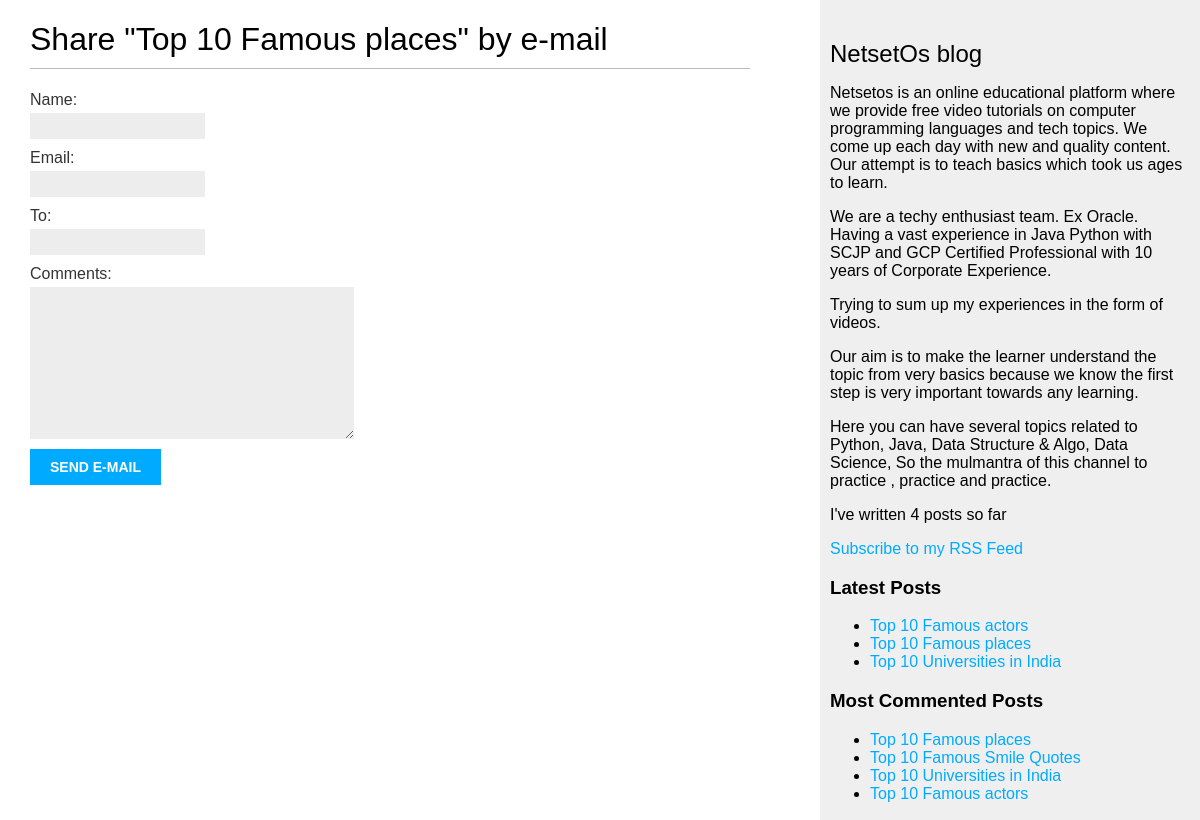
/blog/3/share/, run on the app's committed database.
### blog/models.py (models this page shows, shortened)
class Post(models.Model):
    STATUS_CHOICES= ( ('draft','Draft'),('published','Published'),
                      )
    title = models.CharField(max_length=250)
    slug = models.SlugField(max_length=250, unique_for_date='publish')
    author = models.ForeignKey(User,on_delete=models.CASCADE,related_name='blog_posts')
    body = models.TextField()
    publish = models.DateTimeField(default=timezone.now)
    created = models.DateTimeField(auto_now_add=True)
    updated = models.DateTimeField(auto_now=True)
    status = models.CharField(max_length=10,choices=STATUS_CHOICES,default='draft')
    objects = models.Manager()
    published = PublishedManager()
    tags = TaggableManager()
    def get_absolute_url(self):
        return reverse('blog:post_detail',
                    args=[self.publish.year,
                          self.publish.month,
                          self.publish.day,
                          self.slug])
    class Meta:
        ordering = ('-publish',)

### blog/views.py (the view)
def post_share(request,post_id):
    post = get_object_or_404(Post,id=post_id,status='published')
    sent = False
    if request.method == 'POST':
        form = EmailPostForm(request.POST)
        if form.is_valid():
            cd = form.cleaned_data
            post_url = request.build_absolute_uri(post.get_absolute_url())
            subject = f"{cd['name']} recommends you read" f"{post.title}"
            message = f"Read {post.title} at {post_url}\n\n" f"{cd['name']}\'s comments: {cd['comments']}"
            send_mail(subject,message,'netsetos@gmail.com', [cd['to']])
            sent = True
    else:
        form = EmailPostForm()
    return render(request,'blog/post/share.html',{'post':post,
                                                  'form':form,
                                                  'sent':sent})

### blog/forms.py
class EmailPostForm(forms.Form):
    name = forms.CharField(max_length=25)
    email = forms.EmailField()
    to = forms.EmailField()
    comments = forms.CharField(required=False,widget=forms.Textarea)

### blog/models.py (called while the page is built)
    def get_queryset(self):
        return super(PublishedManager,self).get_queryset().filter(status='published')

### blog/templatetags/blog_tags.py (called while the page is built)
@register.simple_tag
def total_posts():
    return Post.published.count()

@register.simple_tag
def get_most_commented_posts(count=5):
    return Post.published.annotate(
        total_comments=Count('comments')
    ).order_by('-total_comments')[:count]

@register.inclusion_tag('blog/post/latest_posts.html')
def show_latest_posts(count=5):
    latest_posts = Post.published.order_by('-publish')[:count]
    return {'latest_posts':latest_posts}

### blog/templates/blog/post/share.html (shortened to what this page needs)
{% extends "blog/base.html" %}
{% block content %}
{% if sent %}
  <h1>E-mail sent successfully</h1>
<p>
    "{{ post.title }}" was successfully sent to {{ form.cleaned_data.to }}
</p>
{% else %}
  <h1>Share "{{ post.title }}" by e-mail</h1>
  <form method="post">
      {{ form.as_p }}
      <input type="submit" value="Send E-Mail">
  </form>
{% endif %}
{% endblock %}

### blog/templates/blog/base.html (shortened to what this page needs)
{% load blog_tags %}
{% load static %}
<html>
<head>
  <link href="{% static "css/blog.css" %}" rel="stylesheet">
</head>
<body>
  <div id="content">
    {% block content %}
    {% endblock %}
  </div>
  <div id="sidebar">
    <h2>NetsetOs blog</h2>
    <p>Netsetos is an online educational platform where we provide free video tutorials on computer programming languages and tech topics. We come up each day with new and quality content.
      Our attempt is to teach basics which took us ages to learn.</p>
    <p>We are a techy enthusiast team. Ex Oracle. Having a vast experience in Java Python with SCJP and GCP Certified Professional with 10 years of Corporate Experience.</p>
    <p>Trying to sum up my experiences in the form of videos.</p>
    <p>Our aim is to make the learner understand the topic from very basics because we know the first step is very important towards any learning.</p>
<p>Here you can have several topics related to Python, Java, Data Structure & Algo, Data Science, So the mulmantra of this channel to practice , practice and practice.</p>
    <p>I've written {% total_posts %} posts so far</p>
      <p>
          <a href="{% url "blog:post_feed" %}">Subscribe to my RSS Feed</a>
      </p>
    <h3>Latest Posts</h3>
    {% show_latest_posts 3 %}
    <h3>Most Commented Posts</h3>
    {% get_most_commented_posts as most_commented_posts %}
    <ul>
      {% for post in most_commented_posts %}
      <li>
        <a href="{{ post.get_absolute_url }}">{{ post.title }}</a>
      </li>
      {% endfor %}
    </ul>
  </div>
</body>
</html>

### blog/templates/blog/post/latest_posts.html
<ul>
    {% for post in latest_posts %}
    <li>
        <a href="{{ post.get_absolute_url }}">{{ post.title }}</a>
    </li>
    {% endfor %}
</ul>

### blog/static/css/blog.css (style rules this page uses)
body { margin:0; padding:0; font-family:helvetica, sans-serif; }
a { color:#00abff; text-decoration:none; }
h1 { font-weight:normal; border-bottom:1px solid #bbb; padding:0 0 10px 0; }
h2 { font-weight:normal; margin:30px 0 0; }
#content { float:left; width:60%; padding:0 0 0 30px; }
#sidebar { float:right; width:30%; padding:10px; background:#efefef; height:100%; }
label { float:left; clear:both; color:#333; margin-bottom:4px; }
input, textarea { clear:both; float:left; margin:0 0 10px; background:#ededed; border:0; padding:6px 10px; font-size:12px; }
input[type=submit] { font-weight:bold; background:#00abff; color:#fff; padding:10px 20px; font-size:14px; text-transform:uppercase; }

### data on the page
Post: title "Top 10 Famous places"
Post: title "Top 10 Famous actors"
Post: title "Top 10 Universities in India"
Post: title "Top 10 Famous Smile Quotes"
